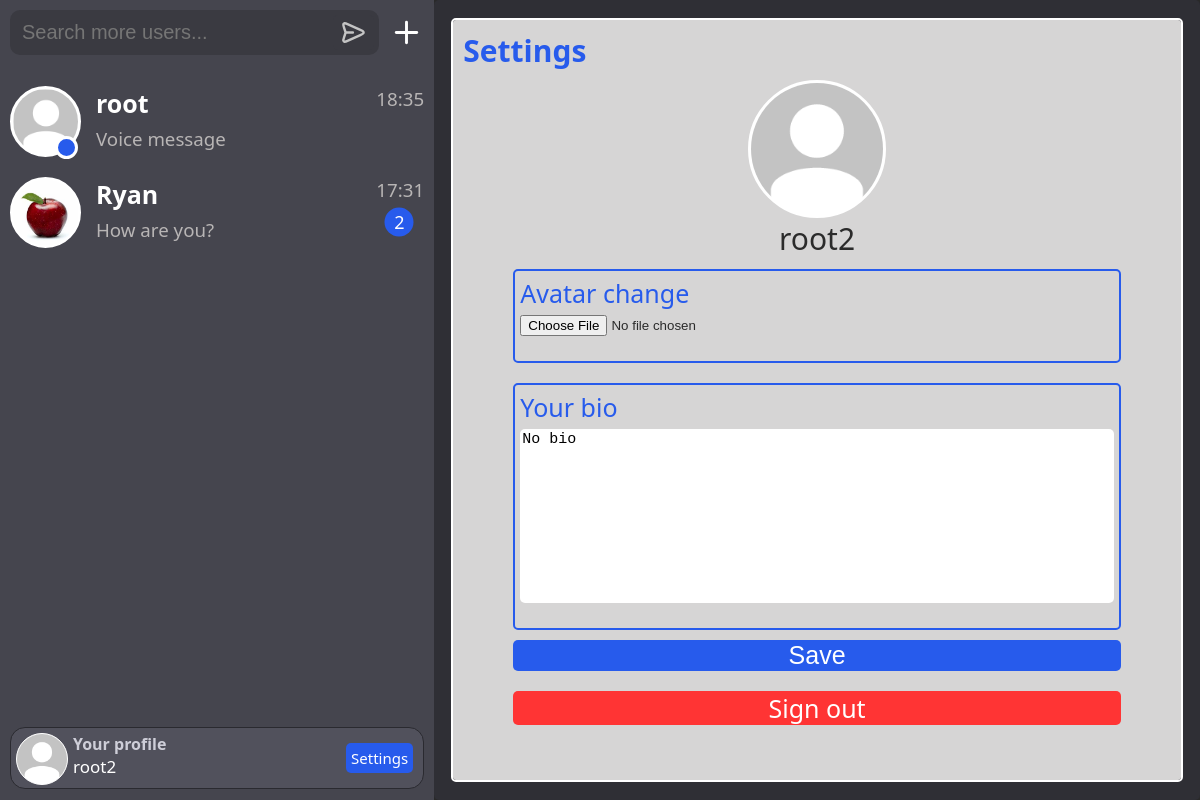
/settings/ (signed in), run on the app's committed database.
### chat/models.py (models this page shows, shortened)
class Chat(models.Model):
    participants = models.ManyToManyField(User)
    time_create = models.DateTimeField(auto_now_add=True)

class Profile(models.Model):
    user = models.OneToOneField(User, on_delete=models.CASCADE)
    avatar = models.ImageField(upload_to=user_directory_path, default='default_avatar.jpg')
    bio = models.TextField(max_length=255, blank=True, default='No bio')
    last_online = models.DateTimeField(auto_now=True, blank=True, null=True)
    status_online = models.BooleanField(blank=True, default=False)

class Messages(models.Model):
    message_type = models.TextField(max_length=255)
    user = models.ForeignKey(User, on_delete=models.SET_NULL, blank=True, null=True)
    content = models.TextField(max_length=255)
    time_create = models.DateTimeField(auto_now_add=True)
    read = models.BooleanField(default=False)
    chat_id = models.IntegerField()

### chat/views.py (the view)
# urls.py: path('settings/', Settings.as_view(), name='settings'),
class Settings(DataMixin, LoginRequiredMixin, UpdateView):
    model = Profile
    form_class = SettingsForm
    template_name = 'chat/settings.html'
    login_url = 'login'
    success_url = reverse_lazy('settings')
    def get_object(self, queryset=None):
        return self.request.user.profile
    def get_context_data(self, **kwargs):
        context = super().get_context_data(**kwargs)
        c_def = self.get_user_context(title=f"Settings", profile=self.get_data_profile())
        return dict(list(context.items()) + list(c_def.items()))
    def get_data_profile(self):
        return Profile.objects.get(user=self.request.user)

### chat/forms.py
class SettingsForm(forms.ModelForm):
    bio = forms.CharField(max_length=255, label='Bio',
                          widget=forms.Textarea(attrs={'placeholder': 'Your bio', 'class': 'settings-change-bio'}))
    avatar = forms.ImageField(label='Avatar')
    class Meta:
        model = Profile
        fields = ('bio', 'avatar')

### chat/templates/chat/settings.html (shortened to what this page needs)
{% extends 'chat/base.html' %}
{% load static %}
{% block head %}
<link rel="stylesheet" href="{% static 'chat/css/settings_style.css' %}" type="text/css">
{% endblock %}
{% block content %}
<div class="chat">
<div class="settings">
    <div class="settings-info">Settings</div>
    <div class="settings-container">
        <div class='settings-avatar'><img class="settings-avatar-img" src="{{ profile.avatar.url }}"></div>
        <div class="settings-username">{{user}}</div>
        <form method="post" enctype="multipart/form-data" style='display: grid'>
            <div class="settings-change-avatar">
                <div class="settings-change-avatar-text">Avatar change</div>
                <input type="file" name="{{ form.avatar.name }}" id="{{ form.avatar.id_for_label }}" accept="image/*"
                accept=".jpg, .jpeg, .png">
            </div>
            <div class="settings-change-bio-container">
                <div class="settings-change-bio-text">Your bio</div>
                {{ form.bio }}
            </div>
            <button type="submit">Save</button>
          </form>
          <div style="display: flex;"><a href='{% url "logout" %}' class="signout-button">Sign out</a></div>
    </div>
</div>
</div>
{% endblock %}

### chat/templates/chat/base.html (shortened to what this page needs)
{% load static %}
<!DOCTYPE html>
<html>
<head>
    <link rel="stylesheet" href="{% static 'chat/css/styles.css' %}" type="text/css">
    {% block head %}
    {% endblock %}
</head>
<body>
<div class="full-page">
    <div class="users-chats">
        <div class="users-chats-search">
            <div class="users-chats-search-container-input">
                <div style="padding: 0 5px 0 5px; width: 90%;">
                    <input id="users-chats-search-input" placeholder="Search more users..." type="text" size="100">
                </div>
                <div style="margin-left: auto;">
                    <button id="users-chats-search-submit"><img class="users-chats-search-button" src="{% static 'chat/svg/send.svg' %}"></button>
                </div>
            </div>
            <div class="users-chats-search-add-group">
                <a class="users-chats-search-add-a" title="Create Group" href="{% url 'create_group' %}">
                    <img class='users-chats-search-add-img' src="{% static 'chat/svg/add.svg' %}">
                </a>
            </div>
        </div>
        <div class="users-chats-list">
            {% for chat in chats %}
            {% if chat.chat.pk == room_name %}
                {% if chat.type == 'chat' %}
                    {% if chat.type == type_page %}
                    <a href="/chat/{{chat.chat.pk}}"><div class="users-chats-list-user-selected">
                    {% else %}
                    <a href="/chat/{{chat.chat.pk}}"><div id="chat-{{chat.chat.pk}}" class="users-chats-list-user">
                    {% endif %}
                {% else %}
                {% if chat.type == type_page %}
                    <a href="/group/{{chat.chat.pk}}"><div class="users-chats-list-user-selected">
                {% else %}
                    <a href="/group/{{chat.chat.pk}}"><div id="group-{{chat.chat.pk}}" class="users-chats-list-user">
                {% endif %}
                {% endif %}
            {% else %}
                {% if chat.type == 'chat' %}
                    <a href="/chat/{{chat.chat.pk}}"><div id="chat-{{chat.chat.pk}}" class="users-chats-list-user">
                {% else %}
                    <a href="/group/{{chat.chat.pk}}"><div id="group-{{chat.chat.pk}}" class="users-chats-list-user">
                {% endif %}
                {% if chat.count_read > 0 and chat.count_read < 100 %}
                    <div class="user-chats-list-notread">{{chat.count_read}}</div>
                {% elif chat.count_read >= 100 %}
                    <div class="user-chats-list-notread">99</div>
                {% endif %}
            {% endif %}
            <div id='avatar-{{ chat.mate.pk }}' style="display: flex; position: relative;">
                <div class='user-chats-list-avatar'>
                    {% if chat.type == 'chat' %}
                        <img class="user-chats-list-avatar-img" src="{{ chat.mate.profile.avatar.url }}">
                    {% else %}
                        <img class="user-chats-list-avatar-img" src="{{ chat.chat.avatar.url }}">
                    {% endif %}
                </div>
                {% if chat.mate.profile.status_online %}
                    <div class="user-chats-list-avatar-status-online" title="online"></div>
                {% else %}
                    <div class="user-chats-list-avatar-status-offline"></div>
                {% endif %}
                <div style="display: grid;">
                    {% if chat.type == 'chat' %}
                        <h1 class="users-name-style">{{chat.mate}}</h1>
                    {% else %}
                        <h1 class="users-name-style">{{chat.chat.name}}</h1>
                    {% endif %}
                    {% if chat.message.message_type == 'text' %}
                        {% if chat.message.content|length > 20%}
                            <h3 id="message-{{chat.chat.pk}}" class="users-chats-list-last-message">{{chat.message.content|slice:":17" }}...</h3>
                        {% else %}
                            <h3 id="message-{{chat.chat.pk}}" class="users-chats-list-last-message">{{chat.message.content|slice:":20" }}</h3>
                        {% endif %}
                    {% elif chat.message.message_type == 'audio' %}
                        <h3 id="message-{{chat.chat.pk}}" class="users-chats-list-last-message">Voice message</h3>
                    {% endif %}
                </div>
                <div style="display: flex; margin-inline-start: auto;">
                    <h3 id="time-{{chat.chat.pk}}" title="{{chat.message.time_create}}" class="users-chats-list-last-message">{{chat.message.time_create|date:"G:i"}}</h3>
                </div>
            </div>
            </div></a>
            {% endfor %}
        </div>
        <div class="users-chats-profile">
            <div class='users-chats-profile-avatar'>
                <img class="users-chats-profile-avatar-img" src="{{ request.user.profile.avatar.url }}">
            </div>
            <div style="margin-left: 5px;">
                <h4 style="color: #ceced8;">Your profile</h4>
                {% if request.user.username|length > 9 %}
                    <div class="size-myname-long">{{request.user.username}}</div>
                {% else %}
                    <div class="size-myname">{{request.user.username}}</div>
                {% endif %}
            </div>
            <a href='{% url "settings" %}' class="settings-button">Settings</a>
        </div>
    </div>
{% block content %}
{% endblock %}
</body>
</html>

### chat/static/chat/css/styles.css (style rules this page uses)
body { background-color: #292929; font-family: system-ui, sans-serif; height: 100%; }
h1, h2, h3, h4 { margin: 0; }
a { text-decoration: none; color: #fff; }
.chat { background-color: #2f2f35; border-radius: 5px; width: 100%; margin: 0 auto; position: relative; display: grid; }
.users-chats-list-user { position: relative; background-color: #45454e; color: #fff; padding: 10px 10px; }
.users-chats-search-button { height: 29px; margin: auto; }
.full-page { width: 100%; position: absolute; top: 50%; left: 50%; transform: translate(-50%, -50%); display: flex; height: 100vh; }
.users-chats { width: 18cm; height: 100%; background-color: #45454e; position: relative; display: grid; }
.users-chats-list-last-message { margin: 0; color: #b8b5b5; font-weight: 400; overflow: hidden; text-overflow: ellipsis; white-space: nowrap; }
.users-chats-list { word-wrap: break-word; overflow: auto; height: calc(100vh - 160px); }
.users-chats-search { margin-bottom: 10px; height: 65px; display: flex; }
.users-chats-profile { height: 50px; color: #fff; padding: 5px; margin: 10px; border-radius: 15px; background-color: #51515c; border: 1px solid #2a2a30; display: flex; word-wrap: break-word; }
.users-chats-search-container-input { display: flex; margin: 10px; background-color: #3a3a41; padding: 5px; border-radius: 10px; height: 35px; }
#users-chats-search-input { background-color: #3a3a41; color: #fff; border: none; outline: none; font-size: 20px; width: 100%; margin: 5px 0 5px 0; }
#users-chats-search-submit { background-color: #3a3a41; border: none; outline: none; border-radius: 5px; height: 100%; display: flex; }
.settings-button { background-color: #275bec; font-size: 15px; font-weight: 500; margin-left: auto; margin-top: auto; margin-bottom: auto; margin-right: 5px; padding: 5px; border-radius: 5px; }
.user-chats-list-notread { background-color: #275bec; color: #fff; font-size: 18px; padding: 2px; border-radius: 50%; position: absolute; text-align: center; width: 25px; height: 25px; top: 60%; left: 92%; transform: translate(-50%, -50%); }
.users-chats-profile-avatar { width: 50px; height: 50px; overflow: hidden; border-radius: 50%; position: relative; border: 1px solid #fff; background-color: #fff; }
.users-chats-profile-avatar-img { position: absolute; width: auto; height: 100%; margin: auto; top: 50%; left: 50%; transform: translate(-50%, -50%); }
.user-chats-list-avatar { width: 65px; height: 65px; margin-top: auto; margin-bottom: auto; margin-right: 15px; overflow: hidden; border-radius: 50%; position: relative; border: 3px solid #fff; background-color: #fff; }
.user-chats-list-avatar-img { position: absolute; width: auto; height: 100%; margin: auto; top: 50%; left: 50%; transform: translate(-50%, -50%); }
.user-chats-list-avatar-status-online { position: absolute; width: 17px; height: 17px; background-color: #275bec; border-radius: 50%; border: 3px solid #fff; top: 70%; left: 45px; }
.users-chats-search-add-group { height: 45px; margin: 10px 10px 10px 0; display: flex; }
.users-chats-search-add-img { height: 35px; width: 35px; margin: auto; }
.users-chats-search-add-a { height: 35px; width: 35px; margin: auto; border-radius: 5px; }
.size-myname { font-size: 20px; }
.users-name-style { overflow: hidden; text-overflow: ellipsis; white-space: nowrap; }
@media (max-width: 1250px) { h1 { font-size: 25px; } }
@media (max-width: 1250px) { .size-myname, .size-myname-long { font-size: 17px; } }

### data on the page
Chat: mate.profile.avatar (placeholder picture), mate "root", message.time_create "18:35"
Chat: count_read "2", mate.profile.avatar (placeholder picture), mate "Ryan", message.content "How are you?", message.time_create "17:31"
Profile: avatar (placeholder picture), bio "No bio"

### other printed values
{{ request.user.username }} "root2"
{{ user }} "root2"
